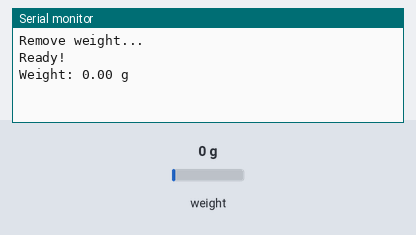
A sketch run on a simulated Arduino Uno, built with avr-gcc and run on an emulated ATmega328P. Shown: the last lines printed to the serial monitor. The inputs (shaded band) are chosen by the test bench; at power-on: weight on the scale 0 g.

Above: at 3.2 s.
3.3 s: weight on the scale set to 100 g
At 5.1 s:
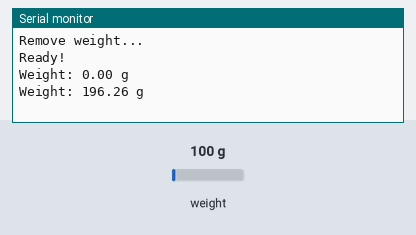
5.3 s: weight on the scale set to 1250 g
At 6.8 s:
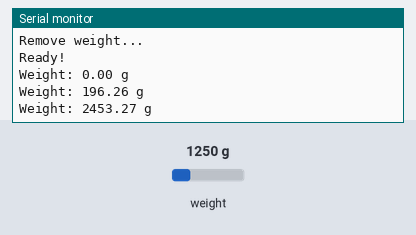
Timing chart, 0 to 8.3 s (numbered marks = the images above; inputs shaded):
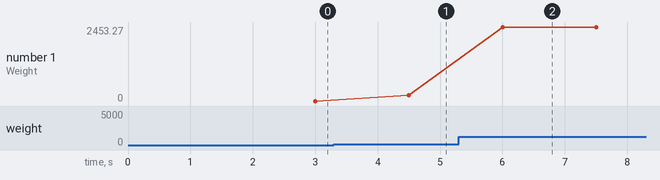

Measured:
- after the input at 3.3 s, the serial monitor: prints a new line after 1.2 s (image 1)
- after the input at 5.3 s, the serial monitor: prints a new line after 0.70 s (image 2)
- plotted number 1: 0 → 196.26 after the input at 3.3 s, 196.26 → 2453.27 after the input at 5.3 s

The sketch:

LOAD_CELL.ino
```cpp
#include "HX711.h"

#define DT 4
#define SCK 5

HX711 scale;

// 🔴 Put your calculated value here
float calibration_factor = 214.0;

void setup() {
  Serial.begin(115200);
  delay(1000);

  scale.begin(DT, SCK);

  Serial.println("Remove weight...");
  scale.tare();

  Serial.println("Ready!");
}

void loop() {
  float weight = scale.get_units(10) / calibration_factor;

  Serial.print("Weight: ");
  Serial.print(weight, 2);
  Serial.println(" g");

  delay(500);
}
```
